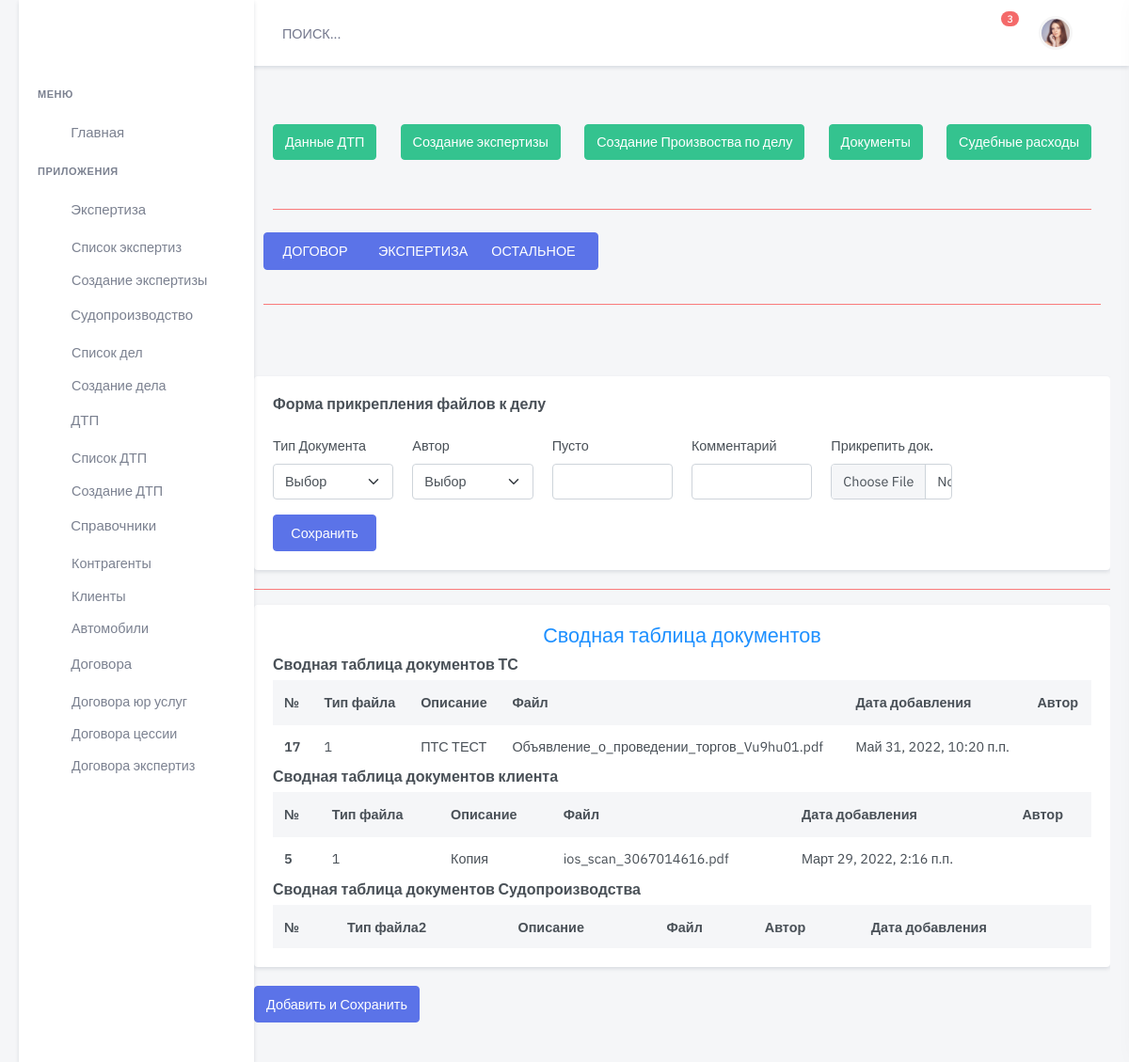
The page /accident/accident-list-doc/12/ on the database its author committed.
### auto/models.py (models this page shows)
class AutoFiles(models.Model):
    TYPES = (
        (1, 'ПТС'),
        (2, 'СТС'),
        (3, 'Договор КП'),
        (4, 'ОСАГО'),
        (5, 'КАСКО'),
    )
    files = models.ForeignKey(
        Car,
        on_delete=models.CASCADE,
        related_name='files_auto',
        blank=True,
        null=True,
        verbose_name='Прикрепленные файлы (Car)'
    )
    types = models.PositiveSmallIntegerField(choices=TYPES, null=True,
                                             default=None,
                                             blank=True, )
    description = models.CharField(max_length=100, verbose_name='Описание')
    scan_doc = models.FileField(
        upload_to='media/auto/',
        null=True,
        default=None,
        verbose_name="Файл"
    )
    author = models.OneToOneField(User, db_column='user', on_delete=models.CASCADE, blank=True, null=True, )
    created = models.DateTimeField(auto_now_add=True, auto_now=False)
    updated = models.DateTimeField(auto_now_add=False, auto_now=True)
    class Meta:
        verbose_name = 'Файл ТС'
        verbose_name_plural = 'Файлы ТС'

### client/models.py (models this page shows)
class FilePerson(models.Model):
    TYPES = (
        (1, 'Паспорт'),
        (2, 'Вод.Удост'),
        (3, 'Реквизиты'),
        (4, 'Доверенность'),
    )
    files_person = models.ForeignKey(
        Client,
        blank=True,
        null=True,
        on_delete=models.CASCADE,
        related_name='files_persons',
        verbose_name='Прикрепленные файлы (Client)'
    )
    types = models.PositiveSmallIntegerField(
        choices=TYPES,
        verbose_name='Тип',
        null=True,
        default=None,
        blank=True,
    )
    description = models.CharField(max_length=100, verbose_name='Описание')
    scan_doc = models.FileField(
        upload_to='media/person/',
        null=True,
        default=None,
        verbose_name="Файл"
    )
    author = models.OneToOneField(User, db_column='user', on_delete=models.CASCADE, blank=True, null=True, )
    created = models.DateTimeField(auto_now_add=True, auto_now=False)
    updated = models.DateTimeField(auto_now_add=False, auto_now=True)
    class Meta:
        verbose_name = 'Файл Физ.лиц'
        verbose_name_plural = 'Файлы Физ.лиц'

### accident/views.py (the view, shortened to what this page needs)
# urls.py: path('accident-list-doc/<int:pk>/', accident_list_doc, name='accident_list_doc'),
def accident_list_doc(request, pk):
    accident = get_object_or_404(Accident, pk=pk)
    court = accident.court_info
    try:
        list_client = accident.partner_accident.all()
    except AttributeError:
        list_client = None
    try:
        list_car = accident.partner_accident.all()
        print('list_car', list_car)
    except AttributeError:
        list_car = None
    try:
        list_expert = accident.expert_accident.all()
    except AttributeError:
        list_expert = None
    try:
        list_court = accident.court_info.info_courts.all()
    except AttributeError:
        list_court = None
    form = AccidentForm()
    data = {
        'list_court': list_court,
        'list_client': list_client,
        'list_car': list_car,
        'list_expert': list_expert,
        'accident_pk': pk,
        'form': form,
        'court': court,
        'expert_list': list_expert,
    }
    template_name = 'dist/accident/accident-list-doc.html'
    return render(request,
                  template_name,
                  data
                  )

### client/models.py (called while the page is built)
    def __str__(self):
        return "%s" % self.name

    def __str__(self):
        return "%s" % self.status

### templates/dist/accident/accident-list-doc.html (shortened to what this page needs)
{% extends 'dist/include/base.html' %}
{% load static %}
{% block content %}
<div class="main-content">
    <div class="page-content" align="center">
        {% include "dist/include/menu.html" %}
        <div class="page-title-box d-flex align-items-center justify-content-between">
            <div class="btn-group me-1 mt-2">
                <button
                        class="btn btn-primary w-md" id="contract" type="button">ДОГОВОР
                </button>
                <button
                        type="button" id="expert" href="#" class="btn btn-primary waves-effect waves-light">ЭКСПЕРТИЗА
                </button>
                <button type="button" class="btn btn-primary dropdown-toggle" data-bs-toggle="dropdown"
                        aria-haspopup="true" aria-expanded="false">ОСТАЛЬНОЕ<i class="mdi mdi-chevron-down"></i>
                </button>
            </div>
        </div>
        <hr>
    </div>
    <div class="col-12">
        <div class="card">
            <div class="card-body">
                <h4 class="card-title mb-4">Форма прикрепления файлов к делу</h4>
                <form class="repeater" enctype="multipart/form-data">
                    <div data-repeater-list="group-a">
                        <div data-repeater-item="" class="row">
                            <div class="mb-3 col-lg-2">
                                <label class="form-label" for="subject">Тип Документа</label>
                                <select class="form-select">
                                    <option selected>Выбор</option>
                                </select>
                            </div>
                            <div class="mb-3 col-lg-2">
                                <label class="form-label" for="subject">Автор</label>
                                <select class="form-select">
                                    <option selected>Выбор</option>
                                </select>
                            </div>
                            <div class="mb-3 col-lg-2">
                                <label class="form-label" for="name">Пусто</label>
                                <input type="text" id="name1" value="" name="group-a[0][untyped-input]"
                                       class="form-control">
                            </div>
                            <div class="mb-3 col-lg-2">
                                <label class="form-label" for="name">Комментарий</label>
                                <input type="text" id="name" name="group-a[0][untyped-input]" class="form-control">
                            </div>
                            <div class="mb-3 col-lg-2">
                                <label class="form-label" for="resume">Прикрепить док.</label>
                                <input type="file" class="form-control" id="resume">
                            </div>
                        </div>
                    </div>
                    <button class="btn btn-primary w-md" type="submit">Сохранить</button>
                </form>
            </div>
        </div>
    </div>
    <hr>
    <div class="card">
        <div class="card-body">
            <h4 align="center"  class="card-title-main">Сводная таблица документов </h4>
            <div class="table-responsive">
                {% if list_car != None %}
                    {% include "dist/accident/list_files/list_car.html" %}
                {% endif %}
                {% if list_client != None %}
                    {% include "dist/accident/list_files/list_client.html" %}
                {% endif %}
                {% if list_expert != None %}
                    {% include "dist/accident/list_files/list_court.html" %}
                {% endif %}
            </div>
        </div>
    </div>
    <input data-repeater-delete="" type="button" class="btn btn-primary btn-block" value="Добавить и Сохранить">
</div>
{% endblock content %}

### templates/dist/accident/list_files/list_car.html
{% load static %}
{% block content %}
<h4 class="card-title">Сводная таблица документов ТС</h4>
<table class="table mb-0">
    <thead class="table-light">
    <tr>
        <th>№</th>
        <th>Тип файла</th>
        <th>Описание</th>
        <th>Файл</th>
        <th>Дата добавления</th>
        <th>Автор</th>
    </tr>
    </thead>
    <tbody>
    {% for item in list_car %}
    {% for file in item.car.files_auto.all %}
    <tr>
        <th scope="row">{{ file.pk }}</th>
        <td> {{ file.types }}</td>
        <td>{{ file.description }}</td>
        <td><a href="{{ file.scan_doc.url }}" target="_blank"  class="text-body">{{ file.scan_doc|make_list|slice:'11:'|join:''}}</a></td>
        <td>{{ file.created }}</td>
        <td>{{ file.name }}</td>
    </tr>
    {% endfor %}
    {% endfor %}
    </tbody>
</table>
{% endblock content %}

### templates/dist/accident/list_files/list_client.html
{% load static %}
{% block content %}
<h4 class="card-title">Сводная таблица документов клиента</h4>
<table class="table mb-0">
    <thead class="table-light">
    <tr>
        <th>№</th>
        <th>Тип файла</th>
        <th>Описание</th>
        <th>Файл</th>
        <th>Дата добавления</th>
        <th>Автор</th>
    </tr>
    </thead>
    <tbody>
    {% for item in list_client %}
    {% for file in item.client.files_persons.all %}
    <tr>
        <th scope="row">{{ file.pk }}</th>
        <td> {{ file.types }}</td>
        <td>{{ file.description }}</td>
        <td><a href="{{ file.scan_doc.url }}" target="_blank"  class="text-body">{{ file.scan_doc|make_list|slice:'13:'|join:''}}</a></td>
        <td>{{ file.created }}</td>
        <td>{{ file.name }}</td>
    </tr>
    {% endfor %}
    {% endfor %}
    </tbody>
</table>
{% endblock content %}

### static/css/accident-main.css (style rules this page uses)
body { font-family: sans-serif; background: #E8E8E8; padding: 20px; font-size: 17px; }
@media (max-width:1311px) { body { margin:0%; } }

### templates/dist/accident/accident-list-doc.html (style rules this page uses)
hr { border: none; background-color: red; color: red; height: 2px; }
.card-title-main { color: dodgerblue; }

### rows shown on the page
AutoFiles: pk "17", types "1", description "ПТС ТЕСТ", scan_doc|make_list "Объявление_о_проведении_торгов_Vu9hu01.pdf", created "Май 31, 2022, 10:20 п.п."
FilePerson: pk "5", types "1", description "Копия", scan_doc|make_list "ios_scan_3067014616.pdf", created "Март 29, 2022, 2:16 п.п."
